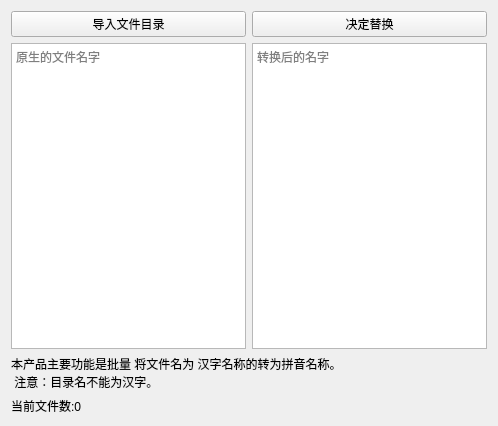
<?xml version="1.0" encoding="UTF-8"?>
<ui version="4.0">
 <class>ChangeToPinYin</class>
 <widget class="QWidget" name="ChangeToPinYin">
  <property name="geometry">
   <rect>
    <x>0</x>
    <y>0</y>
    <width>498</width>
    <height>426</height>
   </rect>
  </property>
  <property name="windowTitle">
   <string>ChangeToPinYin</string>
  </property>
  <layout class="QGridLayout" name="gridLayout">
   <item row="2" column="0" colspan="2">
    <widget class="QLabel" name="label">
     <property name="text">
      <string>本产品主要功能是批量 将文件名为 汉字名称的转为拼音名称。
 注意：目录名不能为汉字。</string>
     </property>
     <property name="wordWrap">
      <bool>true</bool>
     </property>
    </widget>
   </item>
   <item row="1" column="0">
    <widget class="QTextBrowser" name="textBrowser_2">
     <property name="placeholderText">
      <string>原生的文件名字</string>
     </property>
    </widget>
   </item>
   <item row="0" column="0">
    <widget class="QPushButton" name="pushButton">
     <property name="text">
      <string>导入文件目录</string>
     </property>
    </widget>
   </item>
   <item row="0" column="1">
    <widget class="QPushButton" name="pushButton_2">
     <property name="text">
      <string>决定替换</string>
     </property>
    </widget>
   </item>
   <item row="1" column="1">
    <widget class="QTextBrowser" name="textBrowser">
     <property name="placeholderText">
      <string>转换后的名字</string>
     </property>
    </widget>
   </item>
   <item row="3" column="0">
    <widget class="QLabel" name="label_2">
     <property name="text">
      <string>当前文件数:0</string>
     </property>
    </widget>
   </item>
  </layout>
 </widget>
 <layoutdefault spacing="6" margin="11"/>
 <resources/>
 <connections/>
</ui>
